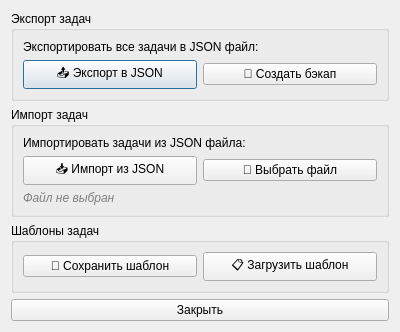
<?xml version="1.0" encoding="UTF-8"?>
<ui version="4.0">
 <class>ExportDialog</class>
 <widget class="QDialog" name="ExportDialog">
  <property name="geometry">
   <rect>
    <x>0</x>
    <y>0</y>
    <width>400</width>
    <height>300</height>
   </rect>
  </property>
  <property name="windowTitle">
   <string>Экспорт / Импорт данных</string>
  </property>
  <layout class="QVBoxLayout" name="verticalLayout">
   <item>
    <widget class="QGroupBox" name="exportGroup">
     <property name="title">
      <string>Экспорт задач</string>
     </property>
     <layout class="QVBoxLayout" name="verticalLayout_2">
      <item>
       <widget class="QLabel" name="label">
        <property name="text">
         <string>Экспортировать все задачи в JSON файл:</string>
        </property>
       </widget>
      </item>
      <item>
       <layout class="QHBoxLayout" name="horizontalLayout">
        <item>
         <widget class="QPushButton" name="exportBtn">
          <property name="text">
           <string>📤 Экспорт в JSON</string>
          </property>
         </widget>
        </item>
        <item>
         <widget class="QPushButton" name="backupBtn">
          <property name="text">
           <string>💾 Создать бэкап</string>
          </property>
         </widget>
        </item>
       </layout>
      </item>
     </layout>
    </widget>
   </item>
   <item>
    <widget class="QGroupBox" name="importGroup">
     <property name="title">
      <string>Импорт задач</string>
     </property>
     <layout class="QVBoxLayout" name="verticalLayout_3">
      <item>
       <widget class="QLabel" name="label_2">
        <property name="text">
         <string>Импортировать задачи из JSON файла:</string>
        </property>
       </widget>
      </item>
      <item>
       <layout class="QHBoxLayout" name="horizontalLayout_2">
        <item>
         <widget class="QPushButton" name="importBtn">
          <property name="text">
           <string>📥 Импорт из JSON</string>
          </property>
         </widget>
        </item>
        <item>
         <widget class="QPushButton" name="selectFileBtn">
          <property name="text">
           <string>📁 Выбрать файл</string>
          </property>
         </widget>
        </item>
       </layout>
      </item>
      <item>
       <widget class="QLabel" name="selectedFileLabel">
        <property name="text">
         <string>Файл не выбран</string>
        </property>
        <property name="styleSheet">
         <string notr="true">color: gray; font-style: italic;</string>
        </property>
       </widget>
      </item>
     </layout>
    </widget>
   </item>
   <item>
    <widget class="QGroupBox" name="templateGroup">
     <property name="title">
      <string>Шаблоны задач</string>
     </property>
     <layout class="QVBoxLayout" name="verticalLayout_4">
      <item>
       <layout class="QHBoxLayout" name="horizontalLayout_3">
        <item>
         <widget class="QPushButton" name="saveTemplateBtn">
          <property name="text">
           <string>💾 Сохранить шаблон</string>
          </property>
         </widget>
        </item>
        <item>
         <widget class="QPushButton" name="loadTemplateBtn">
          <property name="text">
           <string>📋 Загрузить шаблон</string>
          </property>
         </widget>
        </item>
       </layout>
      </item>
     </layout>
    </widget>
   </item>
   <item>
    <widget class="QPushButton" name="closeExportBtn">
     <property name="text">
      <string>Закрыть</string>
     </property>
    </widget>
   </item>
  </layout>
 </widget>
 <resources/>
 <connections/>
</ui>
